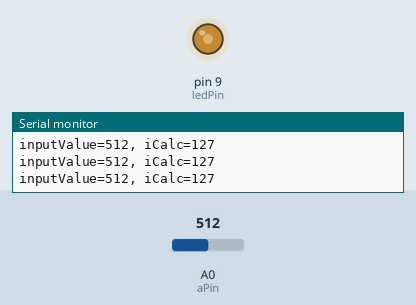
A sketch run on a simulated Arduino Uno, built with avr-gcc and run on an emulated ATmega328P. Parts: output pins drawn as LEDs (lit = HIGH), the last lines printed to the serial monitor. The test bench sets the inputs (shaded band); at power-on: A0 (aPin) = 512.

Above: at 1.2 s.
1.3 s: A0 (aPin) set to 716
At 2.5 s:
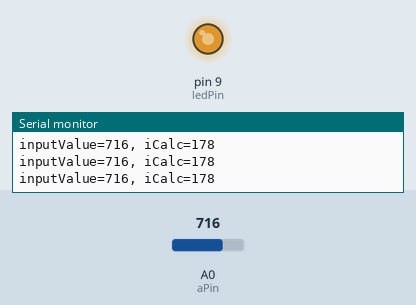
2.8 s: A0 (aPin) set to 900
At 4.0 s:
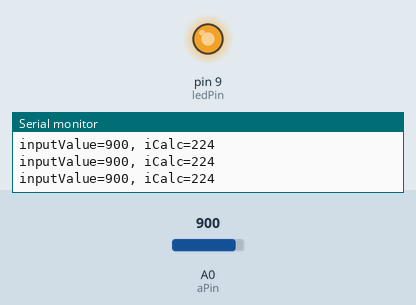
4.3 s: A0 (aPin) set to 122
At 5.5 s:
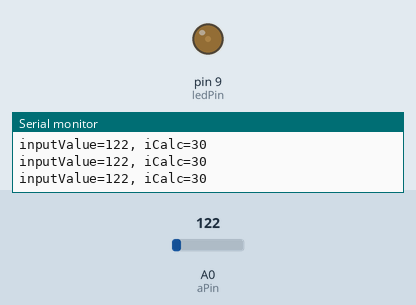
5.8 s: A0 (aPin) set to 0
At 7.0 s:
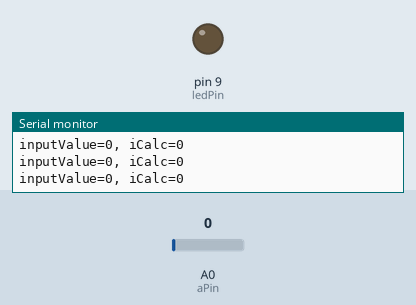
7.3 s: A0 (aPin) set to 511
At 8.4 s:
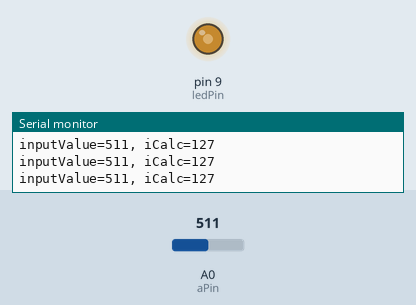
Timing chart, 0 to 9.8 s (numbered marks = the images above; inputs shaded):
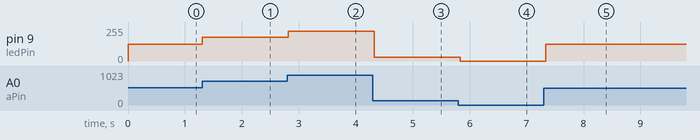

The sketch:

MyLEDbyPotentiometer.ino
```cpp
// (licence header left out)
// Comment out the below line to stop debugging transmit across the serial port
#define DEBUG 1

// implement a real vararg printf for debugging across tge ardbino serial port. Its dumb they never provided one.
#define printf(...) myserialprintf(__VA_ARGS__)

#ifdef DEBUG
 #define myserialprintf(myformat, ...) _myserialprintf(PSTR(myformat), ##__VA_ARGS__)

  int serial_put_c(char c, FILE *fp)
  {
      if(c == '\n')
          Serial.write('\r');

      Serial.write(c);
  }

  void _myserialprintf(const char *myformat, ...)
  {
#ifdef DEBUG
  FILE stdif;
  va_list ap;

   fdev_setup_stream(&stdif, serial_put_c, NULL, _FDEV_SETUP_WRITE);

   va_start(ap, myformat);
   vfprintf_P(&stdif, myformat, ap);
   va_end(ap);
#endif
  }

#else
  // Do notning since debug wasnt defined
  #define myserialprintf(fmt, ...)
#endif


const int aPin = A0;
const int ledPin = 9;//the led attach to pin 9
int inputValue = 0;//variable to store the value coming from sensor
int outputValue = 0;//variable to store the output value
/******************************************/
void setup()
{
#ifdef DEBUG
  Serial.begin(9600);
#endif
}
/******************************************/
void loop()
{
  inputValue = analogRead(aPin); //read the potentiometer
  int iCalc = (int) (((double)inputValue / (double)1023.0) * 255.0);
  printf("inputValue=%d, iCalc=%d\n", inputValue, iCalc);
  analogWrite(ledPin, iCalc);//turn the led on depend on the output value
  delay(100);
}
/*******************************************/
```

Measured:
- after the input at 1.3 s, pin 9 (ledPin): 127/255 → 178/255 at once
- after the input at 2.8 s, pin 9 (ledPin): 178/255 → 224/255 at once
- after the input at 4.3 s, pin 9 (ledPin): 224/255 → 30/255 at once
- after the input at 5.8 s, pin 9 (ledPin): 30/255 → 0/255 at once
- after the input at 7.3 s, pin 9 (ledPin): 0/255 → 127/255 at once
